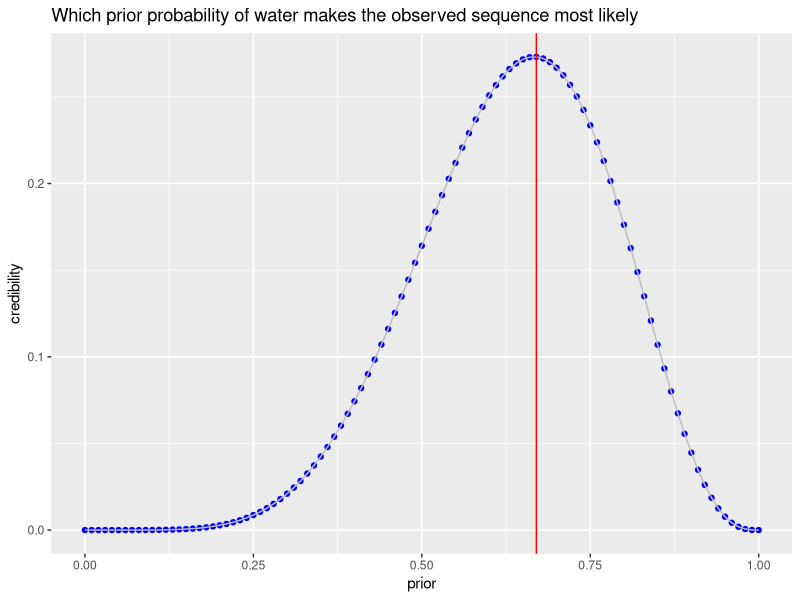

Generate this figure with R:
#
#
# description:
#
# the bernoulli trial allows us to ask about the probability of some event with p(success) = l
# happening. Trials are independent. 
#
# the binomial distribution is a generalization of the bernoulli trial in that it asks
# what is the probability of m successes out of n = (n - m) + m trials
# where success rate is p(success) = l and p(not success) = 1 - l
#
# example is from statistical rethinking
#
# estimatating the water surface by throwing an earth-like sphere into the air
#
rm(list = ls());
set.seed(12345);

library(ggplot2);

#probability of water vs. earth - no preference since we do not know
assumed_prob     <- 0.5; 
#we threw the sphere into the air and obtained the following sequence
#each throw is an individual bernoulli trial where earth or water may come up with p and 1-p
watched_sequence <- c("W", "L", "W", "W", "W", "L", "W", "L", "W");
n       <- length(watched_sequence); 
w_count <- sum(watched_sequence == "W");

#now what is the probability of observing this sequence of w_count water visits
#if we assume water and earth to be distributed equally
p_event <- dbinom(w_count, n, prob = assumed_prob);

#the probability of the event happening under our model is 0.164

#let us investigate which prior-probability may make our observed data more credible
grid <- seq(from = 0, to = 1, by = 0.01);
vp_event <- dbinom(w_count, n, prob = grid);

data.df <- data.frame( prior = grid, credibility = vp_event);

ggplot(data.df, aes(x = prior, y = credibility)) + 
  geom_point(colour="blue") + 
  geom_line(colour = "gray") + 
  labs(title = "Which prior probability of water makes the observed sequence most likely") + 
  geom_vline(xintercept = data.df$prior[which.max(data.df$credibilit)], colour="red");

